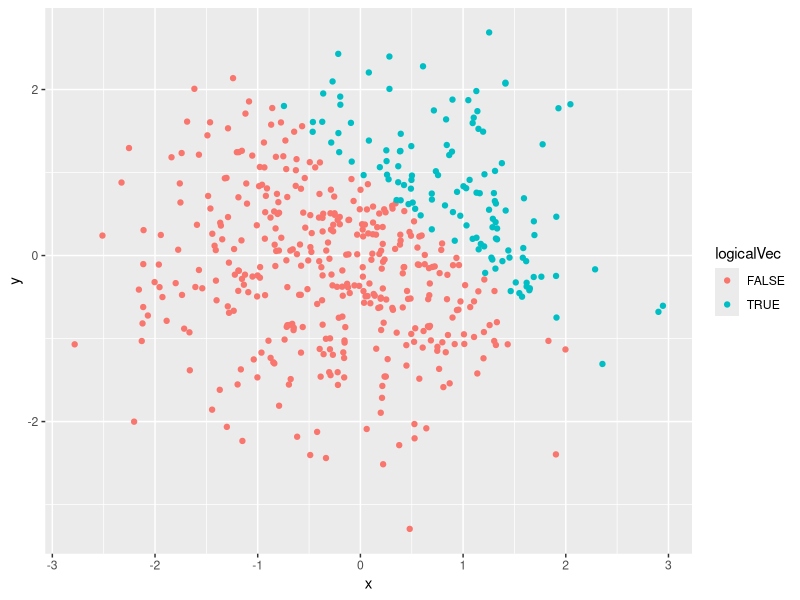
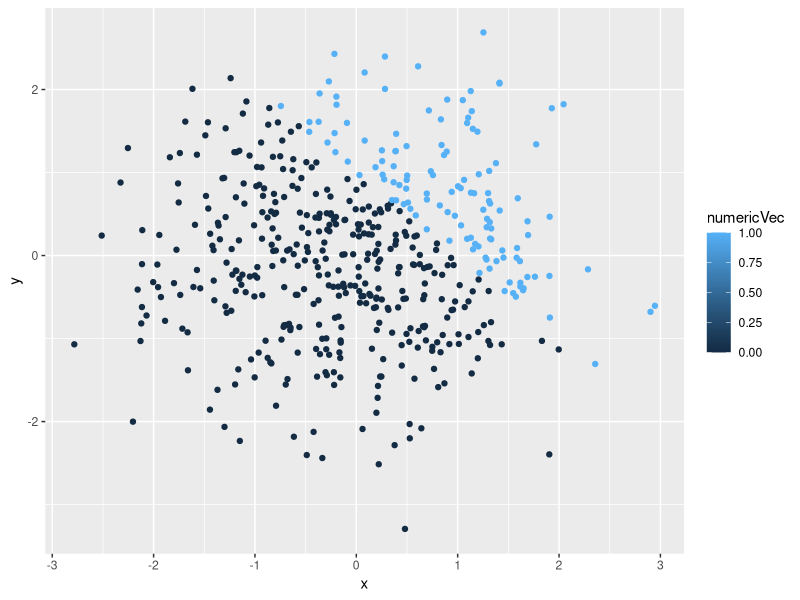
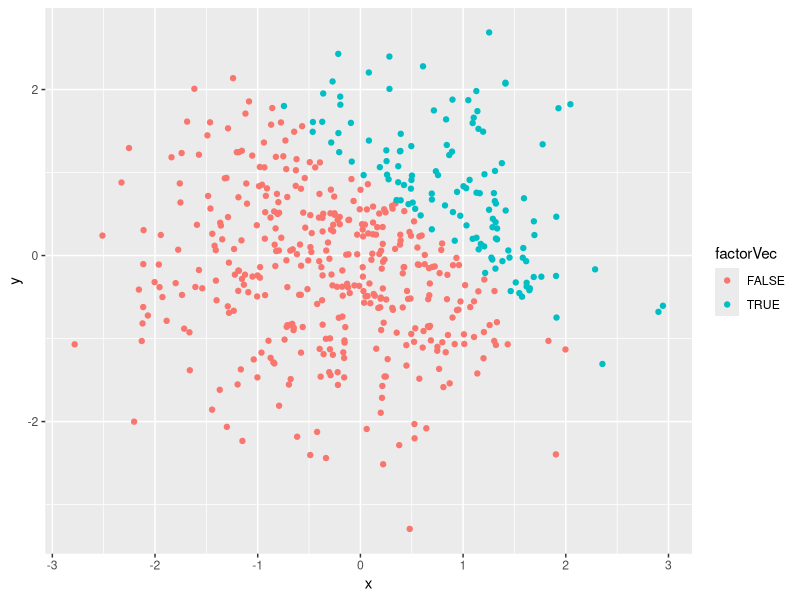
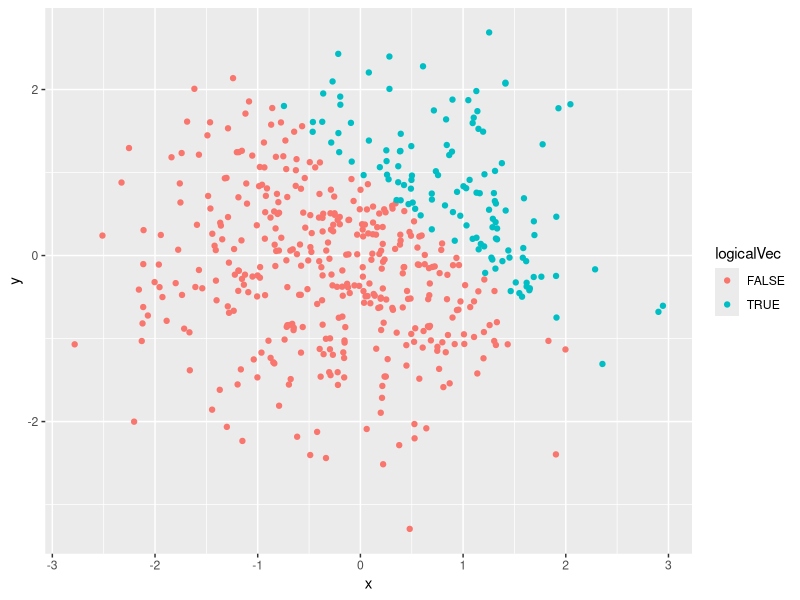

The R source for these figures, in order:
## ---- chunk 1

library(tidyverse)
library(knitr)

## ---- chunk 2

p1_df = tibble(
  randomsample = rnorm(8),
  logical = randomsample > 0,
  character = c("H","E","L","L","W","O","R","D"),
  factor = factor( c(1,1,2,2,3,3,3,3) )
)

## ---- chunk 3

#for random sample itself
mean( pull(p1_df, randomsample) )
#for logical vector
mean( pull(p1_df, logical) )
#for character vector length 8
mean( pull(p1_df, character) )
#for factor vector length 8
mean( pull(p1_df, factor) )

## ---- chunk 4

#logical vector
mean( as.numeric( pull(p1_df, logical) ) )
#character vector
mean( as.numeric( pull(p1_df, character) ) )
#factor vector
mean( as.numeric( pull(p1_df, factor) ) )

## ---- chunk 5

#converting logical to numeric
p1_df_convert_numeric = pull(p1_df, randomsample) * as.numeric( pull(p1_df, logical) )
p1_df_convert_numeric

## ---- chunk 6

#converting logical to factor
p1_df_convert_factor = pull(p1_df, randomsample) * factor( pull(p1_df, logical) )
p1_df_convert_factor

## ---- chunk 7

#converting logical to factor, then convert it to numeric
p1_df_convert_numericandfactor = pull(p1_df, randomsample) * as.numeric( factor( pull(p1_df, logical) ) )
p1_df_convert_numericandfactor

## ---- chunk 8

p2_df = tibble(
  x = rnorm(500),
  y = rnorm(500),
  logicalVec = x + y > 1,
  numericVec = as.numeric(logicalVec),
  factorVec = as.factor(logicalVec)
)

## ---- chunk 9
#scatter plot with logical vector
ggplot(p2_df, aes(x = x, y = y, col = logicalVec) ) + geom_point()

## ---- chunk 10
#saving plots
ggsave("p2_df_scatterplot_logical.png")

## ---- chunk 11
#scatter plot with numeric vector
ggplot(p2_df, aes(x = x, y = y, col = numericVec) ) + geom_point()

## ---- chunk 12
#scatter plot with factor vector
ggplot(p2_df, aes(x = x, y = y, col = factorVec) ) + geom_point()

